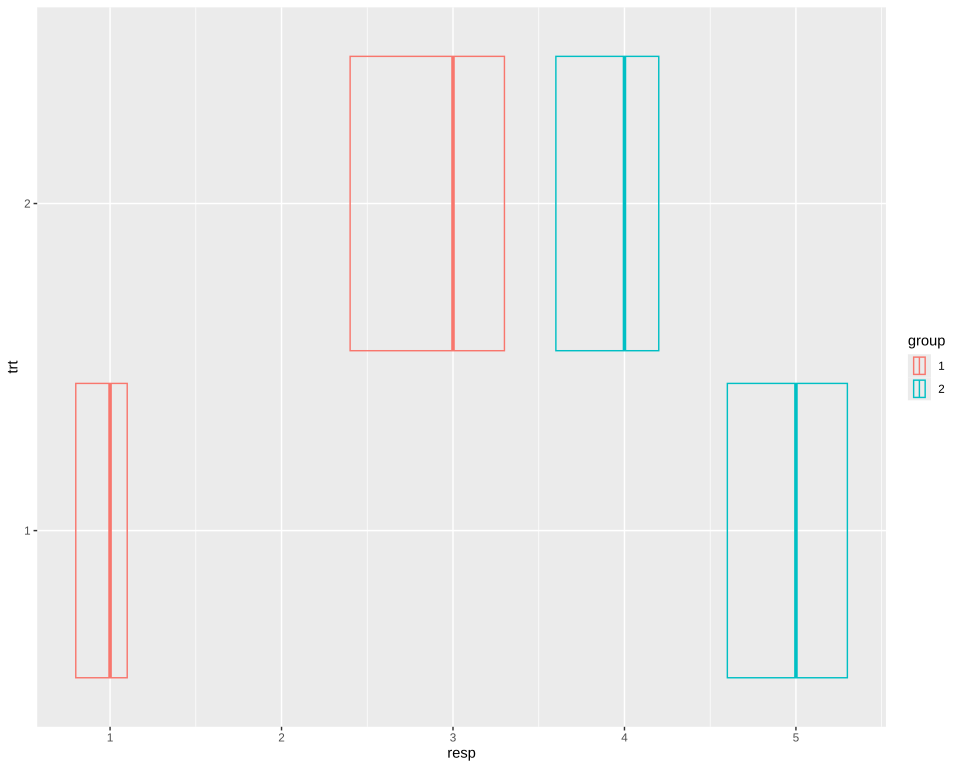

This chart was generated by the following R code:
# The plot test/golden/crossbar_flipped.svg draws, drawn by ggplot2 itself, as ggplot2's own visual tests
# draw their snapshots: the independent check on that golden whenever it changes. The suite never
# runs this; it needs R, ggplot2 and vdiffr, saved as the Docker image giggly-r:ggplot2-4.0.3. From
# the repository's root:
#
#   docker run --rm -v "$PWD/test/golden":/golden:ro giggly-r:ggplot2-4.0.3 \
#     Rscript /golden/crossbar_flipped.R > crossbar_flipped.ggplot2.svg
#
# and compare the two drawings element by element, as test/golden/point.R does.
#
# Crossbars turned by mapping xmin and xmax, their keys turned with them.
# First checked with ggplot2 4.0.3 and vdiffr 1.0.9: every element and clip path matches, the x
# axis drawn before the y as in test/golden/point.R.

library(ggplot2)

df <- data.frame(
  trt = factor(c(1, 1, 2, 2)),
  resp = c(1, 5, 3, 4),
  group = factor(c(1, 2, 1, 2)),
  upper = c(1.1, 5.3, 3.3, 4.2),
  lower = c(0.8, 4.6, 2.4, 3.6)
)

plot <- ggplot(df, aes(resp, trt, colour = group)) +
  geom_crossbar(aes(xmin = lower, xmax = upper)) +
  theme_gray()

file <- tempfile(fileext = ".svg")
vdiffr::write_svg(plot, file)
cat(readLines(file), sep = "\n")
